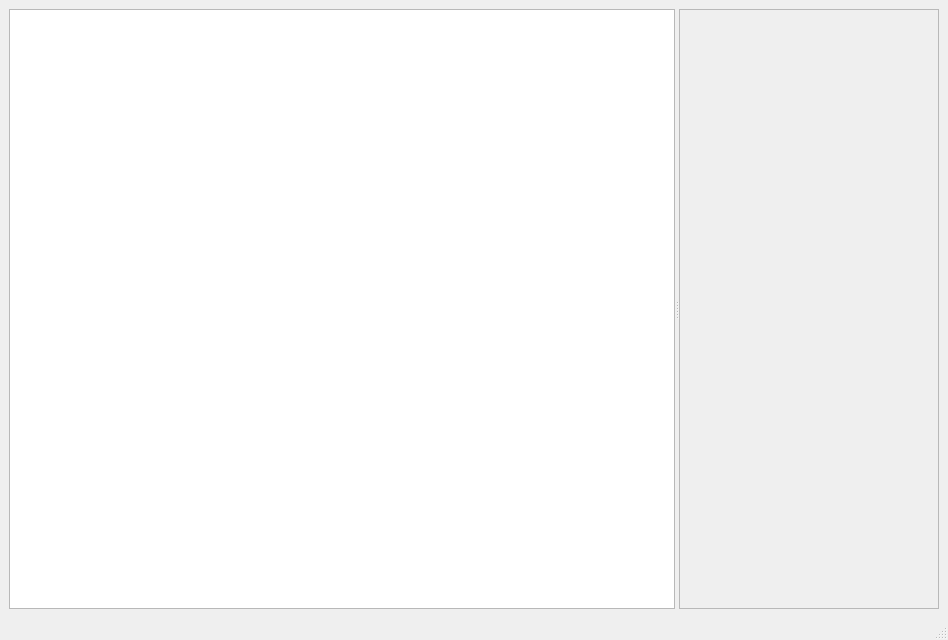
<?xml version="1.0" encoding="UTF-8"?>
<ui version="4.0">
 <class>yfq</class>
 <widget class="QMainWindow" name="yfq">
  <property name="geometry">
   <rect>
    <x>0</x>
    <y>0</y>
    <width>948</width>
    <height>640</height>
   </rect>
  </property>
  <property name="windowTitle">
   <string>MainWindow</string>
  </property>
  <widget class="QWidget" name="centralwidget">
   <layout class="QHBoxLayout" name="horizontalLayout">
    <item>
     <widget class="QSplitter" name="splitter">
      <property name="orientation">
       <enum>Qt::Horizontal</enum>
      </property>
      <widget class="QListWidget" name="listWidget"/>
      <widget class="QFrame" name="frame">
       <property name="frameShape">
        <enum>QFrame::StyledPanel</enum>
       </property>
       <property name="frameShadow">
        <enum>QFrame::Raised</enum>
       </property>
      </widget>
     </widget>
    </item>
   </layout>
  </widget>
  <widget class="QMenuBar" name="menubar">
   <property name="geometry">
    <rect>
     <x>0</x>
     <y>0</y>
     <width>948</width>
     <height>26</height>
    </rect>
   </property>
  </widget>
  <widget class="QStatusBar" name="statusbar"/>
 </widget>
 <resources/>
 <connections/>
</ui>
